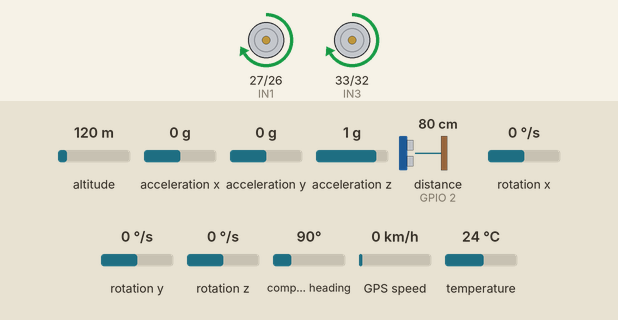
Recording of a sketch running on a simulated ESP32. Parts: motor-driver pin pairs drawn as motors (green arrow = first pin HIGH = forward, orange = second pin HIGH = backward, longer = more drive, scaled by the enable pin). Wiring (inferred from the names in the program): ultrasonic range finder: trigger GPIO 4; echo GPIO 2. Inputs (shaded band) come from the test bench; at power-on: distance to the obstacle (sensor on GPIO 2) 80 cm, altitude 120 m, acceleration x 0 g, acceleration y 0 g, acceleration z 1 g, rotation x 0 °/s, rotation y 0 °/s, rotation z 0 °/s, compass heading 90°, GPS speed 0 km/h, temperature 24 °C. The echo pulse lasts 58.3 µs per cm; WiFi joins after 1.5 s; servers stay silent unless stated; the GPS gets a fix after 3 s at 37.7749, -122.4194 with 8 satellites; what the sketch prints to the serial monitor is not drawn.

Above: at 2.7 s.
2.8 s: distance to the obstacle (sensor on GPIO 2) set to 18 cm
4.3 s: distance to the obstacle (sensor on GPIO 2) set to 13 cm
At 4.7 s:
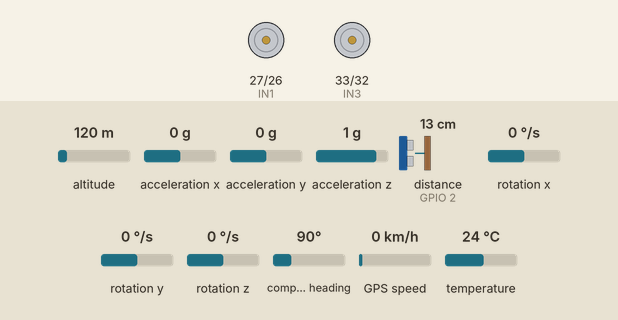
11.8 s: distance to the obstacle (sensor on GPIO 2) set to 35 cm
At 12.7 s:
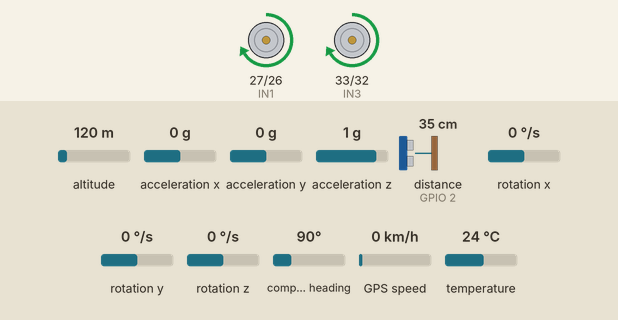
13.3 s: distance to the obstacle (sensor on GPIO 2) set to 2 cm
At 14.2 s:
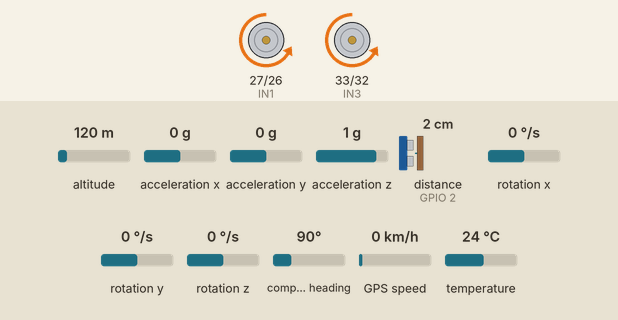
Timing chart, 0 to 17.8 s (numbered marks = the images above; inputs shaded):
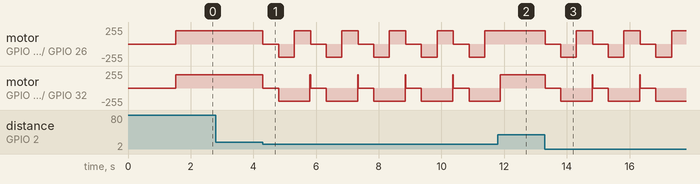

Measured:
- the behaviour switches between 16 and 15 cm on distance to the obstacle (sensor on GPIO 2) (found by bisection; images 0 and 1)
- after the input at 2.8 s, every drawn part: stays the same
- after the input at 4.3 s, motor on GPIO 27 (IN1) / GPIO 26 (IN2): forward 200/255 → stopped at once, then repeats every 1.5 s: backward 200/255 0.50 s, forward 200/255 0.52 s, stopped 0.50 s; motor on GPIO 33 (IN3) / GPIO 32 (IN4): forward 200/255 → stopped at once, then repeats every 1.5 s: backward 200/255 1.0 s, forward 200/255 0.02 s, stopped 0.50 s
- after the input at 11.8 s, motor on GPIO 27 (IN1) / GPIO 26 (IN2): stays forward 200/255 (without the input it goes to stopped after 0.10 s); motor on GPIO 33 (IN3) / GPIO 32 (IN4): goes on until 11.9 s, then stays forward 200/255
- after the input at 13.3 s, motor on GPIO 27 (IN1) / GPIO 26 (IN2): forward 200/255 → stopped at once, then repeats every 1.5 s: backward 200/255 0.50 s, forward 200/255 0.52 s, stopped 0.50 s; motor on GPIO 33 (IN3) / GPIO 32 (IN4): alternates backward 200/255 for 1.0 s and stopped for 0.52 s, starting at once

The sketch:

rover_final.ino
```cpp
// ESP32 Rover Code with GPS, MPU6050, Obstacle Avoidance, Web Dashboard

#include <WiFi.h>
#include <WebServer.h>
#include <Wire.h>
#include <Adafruit_MPU6050.h>
#include <Adafruit_Sensor.h>
#include <TinyGPSPlus.h>
#include <HardwareSerial.h>

// WiFi credentials
const char* ssid = "YOUR_SSID";
const char* password = "YOUR_PASSWORD";

// Hardware setup
Adafruit_MPU6050 mpu;
TinyGPSPlus gps;
HardwareSerial GPSserial(1);
WebServer server(80);

// Motor pins
const int ENA = 14;
const int IN1 = 27;
const int IN2 = 26;
const int ENB = 25;
const int IN3 = 33;
const int IN4 = 32;

// Ultrasonic sensor
const int trigPin = 4;
const int echoPin = 2;

// MPU6050 data
float ax, ay, az;

// GPS data
double latitude = 0.0;
double longitude = 0.0;

void setup() {
  Serial.begin(115200);
  GPSserial.begin(9600, SERIAL_8N1, 16, 17);

  WiFi.begin(ssid, password);
  while (WiFi.status() != WL_CONNECTED) {
    delay(500);
    Serial.print(".");
  }
  Serial.println("\nWiFi connected!");
  Serial.println(WiFi.localIP());

  Wire.begin();
  mpu.begin();

  pinMode(trigPin, OUTPUT);
  pinMode(echoPin, INPUT);

  pinMode(ENA, OUTPUT);
  pinMode(IN1, OUTPUT);
  pinMode(IN2, OUTPUT);
  pinMode(ENB, OUTPUT);
  pinMode(IN3, OUTPUT);
  pinMode(IN4, OUTPUT);

  server.on("/", handleRoot);
  server.on("/data", []() {
    String json = "{";
    json += "\"lat\":" + String(latitude, 6) + ",";
    json += "\"lon\":" + String(longitude, 6) + ",";
    json += "\"ax\":" + String(ax, 2) + ",";
    json += "\"ay\":" + String(ay, 2) + ",";
    json += "\"az\":" + String(az, 2);
    json += "}";
    server.send(200, "application/json", json);
  });
  server.begin();
}

void loop() {
  server.handleClient();
  readMPU();
  readGPS();
  obstacleAvoidance();
}

void readMPU() {
  sensors_event_t a, g, temp;
  mpu.getEvent(&a, &g, &temp);
  ax = a.acceleration.x;
  ay = a.acceleration.y;
  az = a.acceleration.z;

  if (abs(ax) > 9.8 || abs(ay) > 9.8) {
    Serial.println("Fall detected!");
  }
}

void readGPS() {
  while (GPSserial.available()) {
    gps.encode(GPSserial.read());
    if (gps.location.isUpdated()) {
      latitude = gps.location.lat();
      longitude = gps.location.lng();
    }
  }
}

long getDistance() {
  digitalWrite(trigPin, LOW);
  delayMicroseconds(2);
  digitalWrite(trigPin, HIGH);
  delayMicroseconds(10);
  digitalWrite(trigPin, LOW);
  return pulseIn(echoPin, HIGH) * 0.034 / 2;
}

void obstacleAvoidance() {
  long distance = getDistance();
  if (distance < 15) {
    stopMotors(); delay(500);
    moveBackward(); delay(500);
    turnRight(); delay(500);
  }
  moveForward();
}

void moveForward() {
  digitalWrite(IN1, HIGH);
  digitalWrite(IN2, LOW);
  digitalWrite(IN3, HIGH);
  digitalWrite(IN4, LOW);
  analogWrite(ENA, 200);
  analogWrite(ENB, 200);
}

void moveBackward() {
  digitalWrite(IN1, LOW);
  digitalWrite(IN2, HIGH);
  digitalWrite(IN3, LOW);
  digitalWrite(IN4, HIGH);
  analogWrite(ENA, 200);
  analogWrite(ENB, 200);
}

void stopMotors() {
  digitalWrite(IN1, LOW);
  digitalWrite(IN2, LOW);
  digitalWrite(IN3, LOW);
  digitalWrite(IN4, LOW);
}

void turnRight() {
  digitalWrite(IN1, HIGH);
  digitalWrite(IN2, LOW);
  digitalWrite(IN3, LOW);
  digitalWrite(IN4, HIGH);
  analogWrite(ENA, 200);
  analogWrite(ENB, 200);
}

void handleRoot() {
  String html = R"rawliteral(
    <!DOCTYPE html>
    <html>
    <head>
      <title>ESP32 Rover Dashboard</title>
      <style>
        body { font-family: Arial; text-align: center; margin-top: 30px; }
        #map { height: 300px; width: 100%; }
        canvas { max-width: 500px; }
      </style>
      <link rel="stylesheet" href="https://unpkg.com/leaflet@1.9.3/dist/leaflet.css" />
      <script src="https://cdn.jsdelivr.net/npm/chart.js"></script>
      <script src="https://unpkg.com/leaflet@1.9.3/dist/leaflet.js"></script>
    </head>
    <body>
      <h2>ESP32 Rover Dashboard</h2>
      <div id="map"></div>
      <canvas id="mpuChart"></canvas>
      <script>
        var map = L.map('map').setView([0, 0], 15);
        L.tileLayer('https://{s}.tile.openstreetmap.org/{z}/{x}/{y}.png', {
          attribution: 'Map data © OpenStreetMap contributors'
        }).addTo(map);
        var marker = L.marker([0, 0]).addTo(map);

        var mpuChart = new Chart(document.getElementById('mpuChart').getContext('2d'), {
          type: 'line',
          data: {
            labels: [],
            datasets: [
              { label: 'X', borderColor: 'red', data: [], fill: false },
              { label: 'Y', borderColor: 'green', data: [], fill: false },
              { label: 'Z', borderColor: 'blue', data: [], fill: false }
            ]
          },
          options: { responsive: true }
        });

        setInterval(() => {
          fetch('/data')
            .then(res => res.json())
            .then(data => {
              marker.setLatLng([data.lat, data.lon]);
              map.setView([data.lat, data.lon]);
              mpuChart.data.labels.push('');
              mpuChart.data.datasets[0].data.push(data.ax);
              mpuChart.data.datasets[1].data.push(data.ay);
              mpuChart.data.datasets[2].data.push(data.az);
              if (mpuChart.data.labels.length > 20) {
                mpuChart.data.labels.shift();
                mpuChart.data.datasets.forEach(ds => ds.data.shift());
              }
              mpuChart.update();
            });
        }, 1000);
      </script>
    </body>
    </html>
  )rawliteral";
  server.send(200, "text/html", html);
}
```
